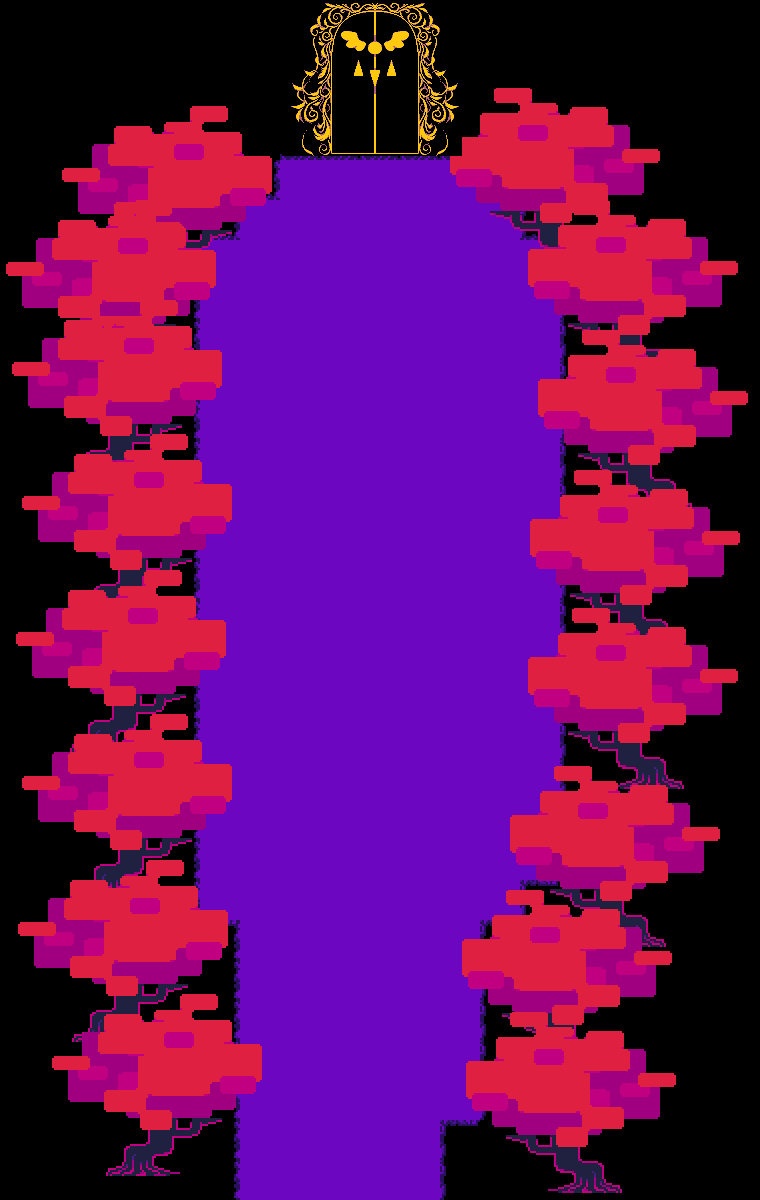

Rendered tile map (Tiled .tmx) drawn with the repository's tilesets; below, a short description and the full map source, tile grids included:
An orthogonal 19x30 tile map with 40x40 px tiles, 2 tile layers (tile, walls), 17 image layers and 1 object (toRoom).

<map version="1.10" tiledversion="1.11.2" orientation="orthogonal" renderorder="right-down" width="19" height="30" tilewidth="40" tileheight="40" infinite="0" nextlayerid="57" nextobjectid="3">
 <tileset firstgid="1" source="field.tsx" />
 <layer id="1" name="tile" width="19" height="30">
  <data encoding="csv">
0,0,0,0,0,0,0,0,0,0,0,0,0,0,0,0,0,0,0,
0,0,0,0,0,0,0,0,0,0,0,0,0,0,0,0,0,0,0,
0,0,0,0,0,0,0,0,0,0,0,0,0,0,0,0,0,0,0,
0,0,0,0,0,0,0,20,20,20,20,20,0,0,0,0,0,0,0,
0,0,0,0,0,0,21,1,1,1,1,1,19,0,0,0,0,0,0,
0,0,0,0,0,21,1,1,1,1,1,1,1,19,0,0,0,0,0,
0,0,0,0,15,1,1,1,1,1,1,1,1,1,13,0,0,0,0,
0,0,0,0,15,1,1,1,1,1,1,1,1,1,13,0,0,0,0,
0,0,0,0,15,1,1,1,1,1,1,1,1,1,13,0,0,0,0,
0,0,0,0,15,1,1,1,1,1,1,1,1,1,13,0,0,0,0,
0,0,0,0,15,1,1,1,1,1,1,1,1,1,13,0,0,0,0,
0,0,0,0,15,1,1,1,1,1,1,1,1,1,13,0,0,0,0,
0,0,0,0,15,1,1,1,1,1,1,1,1,1,13,0,0,0,0,
0,0,0,0,15,1,1,1,1,1,1,1,1,1,13,0,0,0,0,
0,0,0,0,15,1,1,1,1,1,1,1,1,1,13,0,0,0,0,
0,0,0,0,15,1,1,1,1,1,1,1,1,1,13,0,0,0,0,
0,0,0,0,15,1,1,1,1,1,1,1,1,1,13,0,0,0,0,
0,0,0,0,15,1,1,1,1,1,1,1,1,1,13,0,0,0,0,
0,0,0,0,15,1,1,1,1,1,1,1,1,1,13,0,0,0,0,
0,0,0,0,15,1,1,1,1,1,1,1,1,1,13,0,0,0,0,
0,0,0,0,15,1,1,1,1,1,1,1,1,1,13,0,0,0,0,
0,0,0,0,15,1,1,1,1,1,1,1,1,1,13,0,0,0,0,
0,0,0,0,15,1,1,1,1,1,1,1,1,7,0,0,0,0,0,
0,0,0,0,0,9,1,1,1,1,1,1,7,0,0,0,0,0,0,
0,0,0,0,0,15,1,1,1,1,1,1,13,0,0,0,0,0,0,
0,0,0,0,0,15,1,1,1,1,1,1,13,0,0,0,0,0,0,
0,0,0,0,0,15,1,1,1,1,1,1,13,0,0,0,0,0,0,
0,0,0,0,0,15,1,1,1,1,1,1,13,0,0,0,0,0,0,
0,0,0,0,0,15,1,1,1,1,1,7,0,0,0,0,0,0,0,
0,0,0,0,0,15,1,1,1,1,1,13,0,0,0,0,0,0,0
</data>
 </layer>
 <layer id="3" name="walls" width="19" height="30">
  <data encoding="csv">
0,0,0,0,0,0,0,0,0,0,0,0,0,0,0,0,0,0,0,
0,0,0,0,0,0,0,0,0,0,0,0,0,0,0,0,0,0,0,
0,0,0,0,0,0,0,0,0,0,0,0,0,0,0,0,0,0,0,
0,0,0,0,0,0,2,2,2,2,2,2,2,0,0,0,0,0,0,
0,0,0,0,0,2,2,0,0,0,0,0,2,2,0,0,0,0,0,
0,0,0,0,2,2,0,0,0,0,0,0,0,2,2,0,0,0,0,
0,0,0,0,2,0,0,0,0,0,0,0,0,0,2,0,0,0,0,
0,0,0,0,2,0,0,0,0,0,0,0,0,0,2,0,0,0,0,
0,0,0,0,2,0,0,0,0,0,0,0,0,0,2,0,0,0,0,
0,0,0,0,2,0,0,0,0,0,0,0,0,0,2,0,0,0,0,
0,0,0,0,2,0,0,0,0,0,0,0,0,0,2,0,0,0,0,
0,0,0,0,2,0,0,0,0,0,0,0,0,0,2,0,0,0,0,
0,0,0,0,2,0,0,0,0,0,0,0,0,0,2,0,0,0,0,
0,0,0,0,2,0,0,0,0,0,0,0,0,0,2,0,0,0,0,
0,0,0,0,2,0,0,0,0,0,0,0,0,0,2,0,0,0,0,
0,0,0,0,2,0,0,0,0,0,0,0,0,0,2,0,0,0,0,
0,0,0,0,2,0,0,0,0,0,0,0,0,0,2,0,0,0,0,
0,0,0,0,2,0,0,0,0,0,0,0,0,0,2,0,0,0,0,
0,0,0,0,2,0,0,0,0,0,0,0,0,0,2,0,0,0,0,
0,0,0,0,2,0,0,0,0,0,0,0,0,0,2,0,0,0,0,
0,0,0,0,2,0,0,0,0,0,0,0,0,0,2,0,0,0,0,
0,0,0,0,2,0,0,0,0,0,0,0,0,0,2,0,0,0,0,
0,0,0,0,2,0,0,0,0,0,0,0,0,2,2,0,0,0,0,
0,0,0,0,2,2,0,0,0,0,0,0,2,2,0,0,0,0,0,
0,0,0,0,0,2,0,0,0,0,0,0,2,0,0,0,0,0,0,
0,0,0,0,0,2,0,0,0,0,0,0,2,0,0,0,0,0,0,
0,0,0,0,0,2,0,0,0,0,0,0,2,0,0,0,0,0,0,
0,0,0,0,0,2,0,0,0,0,0,0,2,0,0,0,0,0,0,
0,0,0,0,0,14,0,0,0,0,0,14,2,0,0,0,0,0,0,
0,0,0,0,0,14,0,0,0,0,0,14,0,0,0,0,0,0,0
</data>
 </layer>
 <objectgroup id="56" name="triggers">
  <object id="1" name="toRoom" x="226" y="1197.67" width="221" height="3.33333">
   <properties>
    <property name="num" type="int" value="1" />
   </properties>
  </object>
 </objectgroup>
 <group id="5" name="decos">
  <imagelayer id="35" name="treeLeft" offsetx="450" offsety="88">
   <image source="../images/world/tree-left.png" width="210" height="181" />
  </imagelayer>
  <imagelayer id="37" name="treeLeft" offsetx="528" offsety="200">
   <image source="../images/world/tree-left.png" width="210" height="181" />
  </imagelayer>
  <imagelayer id="38" name="treeLeft" offsetx="538" offsety="330">
   <image source="../images/world/tree-left.png" width="210" height="181" />
  </imagelayer>
  <imagelayer id="39" name="treeLeft" offsetx="530" offsety="470">
   <image source="../images/world/tree-left.png" width="210" height="181" />
  </imagelayer>
  <imagelayer id="40" name="treeLeft" offsetx="528" offsety="608">
   <image source="../images/world/tree-left.png" width="210" height="181" />
  </imagelayer>
  <imagelayer id="41" name="treeLeft" offsetx="510" offsety="766">
   <image source="../images/world/tree-left.png" width="210" height="181" />
  </imagelayer>
  <imagelayer id="42" name="treeLeft" offsetx="462" offsety="890">
   <image source="../images/world/tree-left.png" width="210" height="181" />
  </imagelayer>
  <imagelayer id="43" name="treeLeft" offsetx="466" offsety="1012">
   <image source="../images/world/tree-left.png" width="210" height="181" />
  </imagelayer>
  <imagelayer id="46" name="treeRight" offsetx="62" offsety="106">
   <image source="../images/world/tree-right.png" width="210" height="182" />
  </imagelayer>
  <imagelayer id="48" name="treeRight" offsetx="6" offsety="200">
   <image source="../images/world/tree-right.png" width="210" height="182" />
  </imagelayer>
  <imagelayer id="49" name="treeRight" offsetx="12" offsety="300">
   <image source="../images/world/tree-right.png" width="210" height="182" />
  </imagelayer>
  <imagelayer id="50" name="treeRight" offsetx="22" offsety="434">
   <image source="../images/world/tree-right.png" width="210" height="182" />
  </imagelayer>
  <imagelayer id="51" name="treeRight" offsetx="16" offsety="570">
   <image source="../images/world/tree-right.png" width="210" height="182" />
  </imagelayer>
  <imagelayer id="52" name="treeRight" offsetx="22" offsety="714">
   <image source="../images/world/tree-right.png" width="210" height="182" />
  </imagelayer>
  <imagelayer id="53" name="treeRight" offsetx="18" offsety="860">
   <image source="../images/world/tree-right.png" width="210" height="182" />
  </imagelayer>
  <imagelayer id="54" name="treeRight" offsetx="52" offsety="994">
   <image source="../images/world/tree-right.png" width="210" height="182" />
  </imagelayer>
  <imagelayer id="30" name="dec" offsetx="282.284" offsety="1.58936">
   <image source="../images/world/giantdarkdoor2.png" width="180" height="155" />
  </imagelayer>
 </group>
</map>